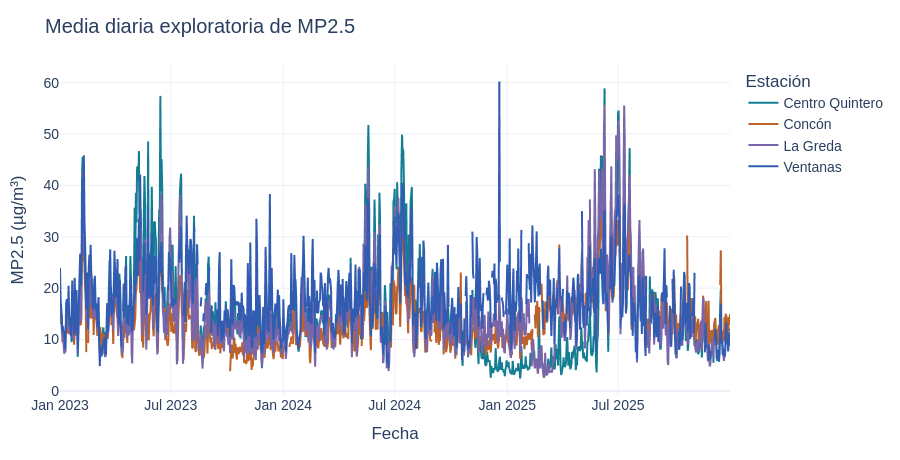

Notebook code for this chart:
### Markdown cell above
## 5. Evolución temporal y comparación anual

**Pregunta:** ¿cómo cambian las concentraciones durante el periodo?

La media diaria se muestra solo si el día tiene al menos 18 horas observadas. Es un criterio exploratorio sobre 24 posiciones esperadas, no un cálculo normativo. Se mantienen huecos cuando no hay cobertura suficiente.

### Code cell
eda.daily_chart(df, 'mp25_ug_m3').show()
annual = mp25.groupby(['estacion','anio'])['mp25_ug_m3'].agg(n='count', mediana='median', media='mean').reset_index()
display(annual.round(3))

### Figure 1 — Plotly figure (JSON) as saved in the notebook; plotly's stock layout.template omitted (floating-point values rounded to 4 significant figures; data arrays with more than 128 entries replaced by an {"elided": "..."} marker saying what was removed)
{"data": [{"connectgaps": false, "customdata": {"elided": "1096x1 int values"}, "hovertemplate": "%{x|%d-%m-%Y}<br>Media: %{y:.2f}<br>Horas: %{customdata[0]}<extra>%{fullData.name}</extra>", "legendgroup": "Centro Quintero", "line": {"color": "#147D92", "dash": "solid"}, "marker": {"symbol": "circle"}, "mode": "lines", "name": "Centro Quintero", "showlegend": true, "type": "scattergl", "x": {"elided": "1096 str values"}, "xaxis": "x", "y": {"elided": "1096 float values"}, "yaxis": "y"}, {"connectgaps": false, "customdata": {"elided": "1096x1 int values"}, "hovertemplate": "%{x|%d-%m-%Y}<br>Media: %{y:.2f}<br>Horas: %{customdata[0]}<extra>%{fullData.name}</extra>", "legendgroup": "Concón", "line": {"color": "#BD622A", "dash": "solid"}, "marker": {"symbol": "circle"}, "mode": "lines", "name": "Concón", "showlegend": true, "type": "scattergl", "x": {"elided": "1096 str values"}, "xaxis": "x", "y": {"elided": "1096 float values"}, "yaxis": "y"}, {"connectgaps": false, "customdata": {"elided": "1096x1 int values"}, "hovertemplate": "%{x|%d-%m-%Y}<br>Media: %{y:.2f}<br>Horas: %{customdata[0]}<extra>%{fullData.name}</extra>", "legendgroup": "La Greda", "line": {"color": "#7965AA", "dash": "solid"}, "marker": {"symbol": "circle"}, "mode": "lines", "name": "La Greda", "showlegend": true, "type": "scattergl", "x": {"elided": "1096 str values"}, "xaxis": "x", "y": {"elided": "1096 float values"}, "yaxis": "y"}, {"connectgaps": false, "customdata": {"elided": "1096x1 int values"}, "hovertemplate": "%{x|%d-%m-%Y}<br>Media: %{y:.2f}<br>Horas: %{customdata[0]}<extra>%{fullData.name}</extra>", "legendgroup": "Ventanas", "line": {"color": "#315CB2", "dash": "solid"}, "marker": {"symbol": "circle"}, "mode": "lines", "name": "Ventanas", "showlegend": true, "type": "scattergl", "x": {"elided": "1096 str values"}, "xaxis": "x", "y": {"elided": "1096 float values"}, "yaxis": "y"}], "layout": {"font": {"family": "Arial", "size": 14}, "height": 460, "hovermode": "closest", "legend": {"title": {"text": "Estación"}, "tracegroupgap": 0}, "margin": {"b": 65, "l": 60, "r": 30, "t": 65}, "title": {"text": "Media diaria exploratoria de MP2.5"}, "xaxis": {"anchor": "y", "domain": [0.0, 1.0], "title": {"text": "Fecha"}}, "yaxis": {"anchor": "x", "domain": [0.0, 1.0], "title": {"text": "MP2.5 (µg/m³)"}}}}
